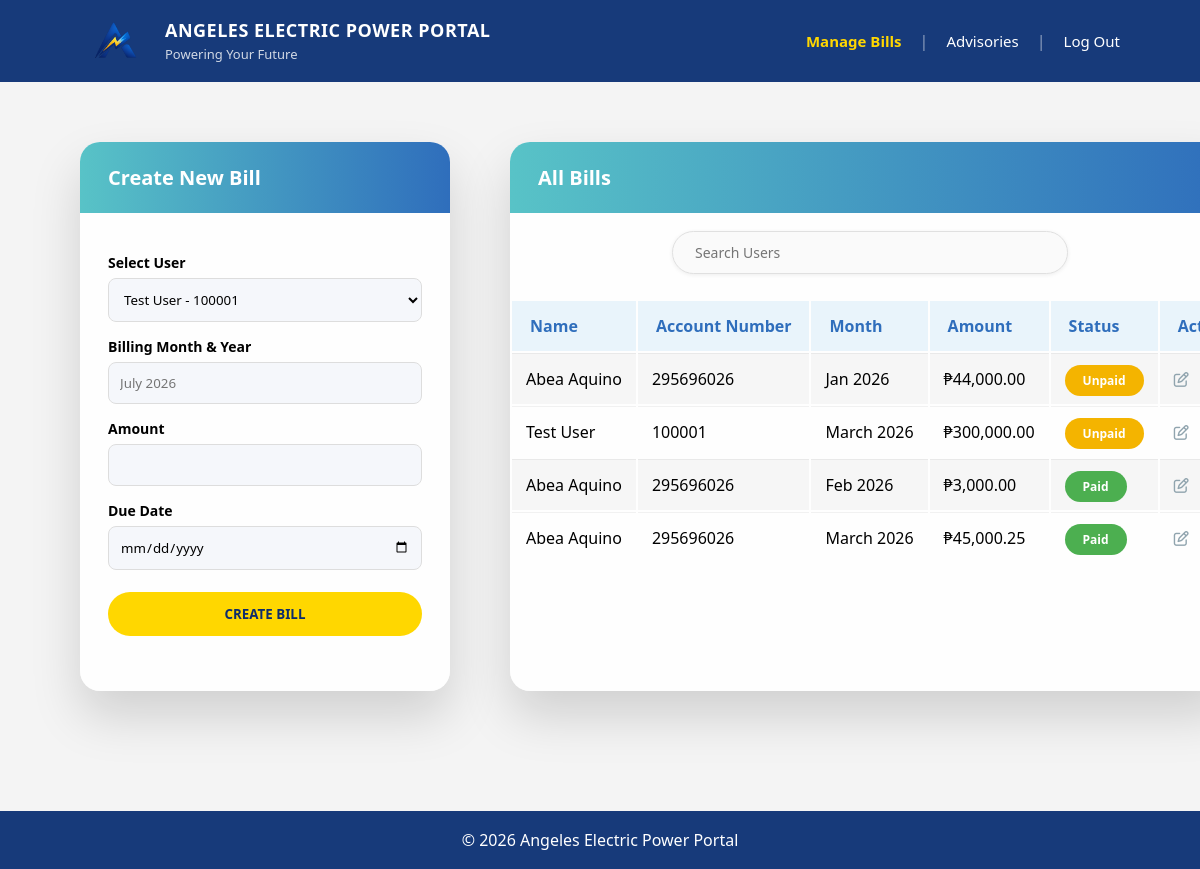
/manage_bills.php (signed in), run on an earlier commit of the app's database.
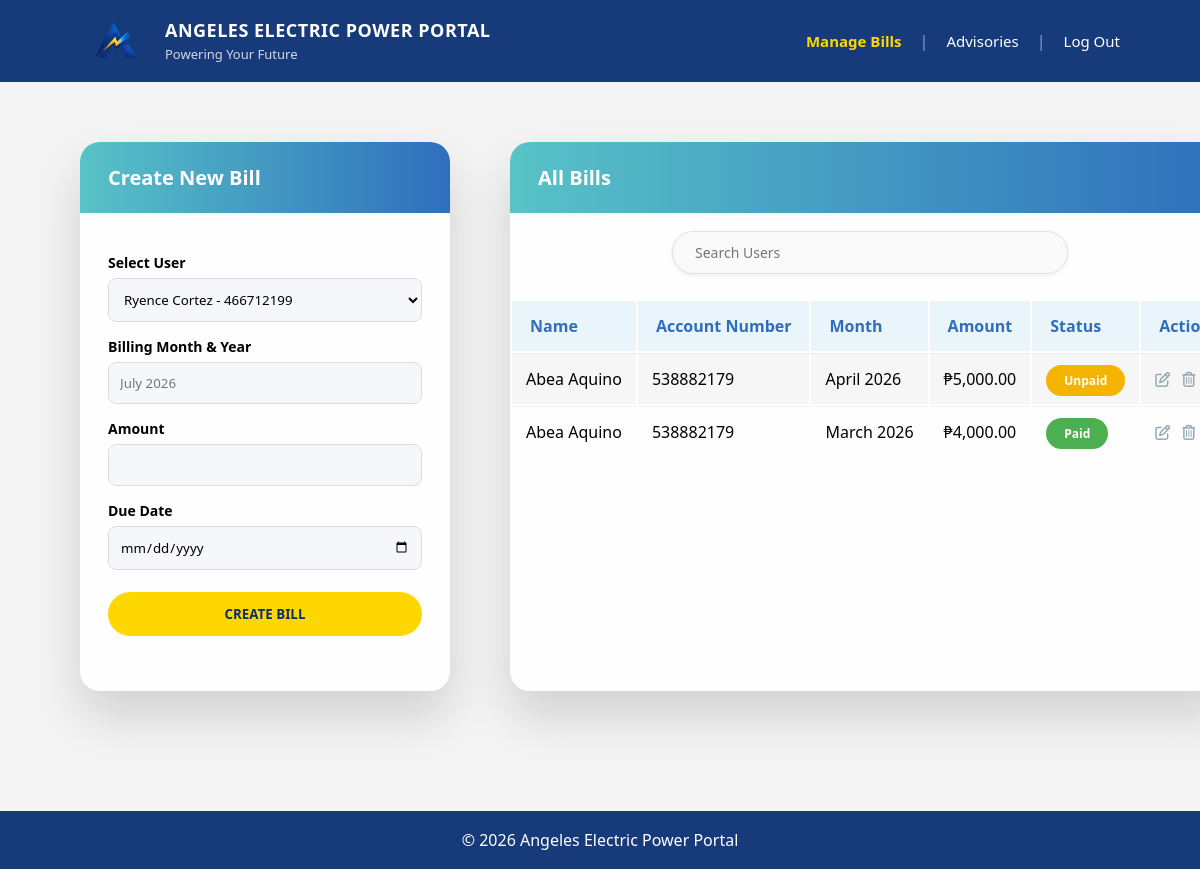
And on a later commit of the database.
### tables this page shows
CREATE TABLE `bills` (
  `id` int(11) NOT NULL,
  `user_id` int(11) NOT NULL,
  `billing_month` varchar(20) DEFAULT NULL,
  `amount` decimal(10,2) DEFAULT NULL,
  `due_date` date DEFAULT NULL,
  `status` enum('Paid','Unpaid') DEFAULT 'Unpaid',
  `created_at` timestamp NOT NULL DEFAULT current_timestamp()
);

CREATE TABLE `users` (
  `id` int(11) NOT NULL,
  `account_number` varchar(20) DEFAULT NULL,
  `name` varchar(100) NOT NULL,
  `email` varchar(100) NOT NULL,
  `password` varchar(255) NOT NULL,
  `dob` date DEFAULT NULL,
  `address` varchar(255) DEFAULT NULL,
  `contact_no` varchar(20) DEFAULT NULL,
  `created_at` timestamp NOT NULL DEFAULT current_timestamp()
);

### manage_bills.php (the view, shortened to what this page needs)
<?php
include 'config/database.php';
$users = $conn->query("
    SELECT id, name, account_number
    FROM users
");
$bills = $conn->query("
    SELECT bills.*, users.name, users.account_number
    FROM bills
    JOIN users ON bills.user_id = users.id
    ORDER BY bills.created_at DESC
");
?>
<!DOCTYPE html>
<html>
<head>
    <link rel="stylesheet" href="assets/style.css">
    <link rel="stylesheet"
          href="https://cdnjs.cloudflare.com/ajax/libs/font-awesome/6.5.0/css/all.min.css">
</head>
<body>
<header class="header">
    <div class="logo-area">
        <img src="assets/logo.png" class="logo">
        <div>
            <h1>ANGELES ELECTRIC POWER PORTAL</h1>
            <span>Powering Your Future</span>
        </div>
    </div>
    <div class="nav-links">
        <a href="manage_bills.php" class="active">Manage Bills</a>
        <span class="divider">|</span>
        <a href="manage_advisories.php">Advisories</a>
        <span class="divider">|</span>
        <a href="logout.php">Log Out</a>
    </div>
</header>
<div class="dashboard-wrapper">
    <div class="manage-container">
        <div class="manage-left">
            <h2>Create New Bill</h2>
            <form method="POST">
                <label>Select User</label>
                <select name="user_id" required>
                    <?php while ($user = $users->fetch_assoc()) { ?>
                        <option value="<?php echo $user['id']; ?>">
                            <?php echo $user['name']; ?> - <?php echo $user['account_number']; ?>
                        </option>
                    <?php } ?>
                </select>
                <label>Billing Month & Year</label>
                <input type="text" name="billing_month" placeholder="July 2026" required>
                <label>Amount</label>
                <input type="number" step="0.01" name="amount" required>
                <label>Due Date</label>
                <input type="date" name="due_date" required>
                <button type="submit"
                        name="create_bill"
                        class="btn-confirm">
                    CREATE BILL
                </button>
            </form>
        </div>
        <div class="manage-right">
            <h2>All Bills</h2>
            <div style="display:flex; justify-content:center; margin-top:18px; margin-bottom:18px;">
                <input
                    type="text"
                    id="searchBills"
                    placeholder="Search Users"
                    onkeyup="filterBills()"
                    style="
                        width: 55%;
                        padding: 11px 22px;
                        border: 1px solid #e0e0e0;
                        border-radius: 999px;
                        font-size: 14px;
                        color: #555;
                        background: #fafafa;
                        outline: none;
                        box-sizing: border-box;
                        box-shadow: 0 1px 4px rgba(0,0,0,0.07);
                    "
                >
            </div>
            <table class="bill-table">
                <tr>
                    <th>Name</th>
                    <th>Account Number</th>
                    <th>Month</th>
                    <th>Amount</th>
                    <th>Status</th>
                    <th>Action</th>
                </tr>
                <?php while ($row = $bills->fetch_assoc()) { ?>
                    <tr>
                        <td><?php echo $row['name']; ?></td>
                        <td><?php echo $row['account_number']; ?></td>
                        <td>
                            <?php echo $row['billing_month']; ?>
                        </td>
                        <td>
                            ₱<?php echo number_format($row['amount'], 2); ?>
                        </td>
                        <td>
                            <?php if ($row['status'] == 'Paid') { ?>
                                <span class="status-paid">Paid</span>
                            <?php } else { ?>
                                <span class="status-unpaid">Unpaid</span>
                            <?php } ?>
                        </td>
                        <td>
                            <a href="edit_bill.php?id=<?php echo $row['id']; ?>"
                               title="Edit Bill"
                               style="color:#90a4ae; margin-right:8px; font-size:15px; text-decoration:none; transition:color 0.2s;"
                               onmouseover="this.style.color='#1e5fa8'"
                               onmouseout="this.style.color='#90a4ae'">
                                <i class="fa-regular fa-pen-to-square"></i>
                            </a>
                            <a href="delete_bill.php?id=<?php echo $row['id']; ?>"
                               onclick="return confirm('Delete this bill?')"
                               title="Delete Bill"
                               style="color:#90a4ae; font-size:15px; text-decoration:none; transition:color 0.2s;"
                               onmouseover="this.style.color='#e53935'"
                               onmouseout="this.style.color='#90a4ae'">
                                <i class="fa-regular fa-trash-can"></i>
                            </a>
                        </td>
                    </tr>
                <?php } ?>
            </table>
        </div>
    </div>
</div>
<?php include 'includes/footer.php'; ?>
</body>
</html>

### includes/footer.php
<footer class="footer">
    © 2026 Angeles Electric Power Portal
</footer>

### assets/style.css (style rules this page uses)
* { margin:0; padding:0; box-sizing:border-box; font-family:'Segoe UI', sans-serif; }
html { height:100%; }
body { min-height:100vh; display:flex; flex-direction:column; background:#f4f4f4; }
.header { background:#173a7a; display:flex; justify-content:space-between; align-items:center; padding:18px 80px; color:white; }
.logo-area { display:flex; align-items:center; gap:15px; }
.logo { width:70px; }
.logo-area h1 { font-size:18px; font-weight:700; letter-spacing:0.5px; }
.logo-area span { font-size:13px; opacity:0.8; }
.nav-links { display:flex; align-items:center; gap:18px; }
.nav-links a { color:#ffffff !important; text-decoration:none; font-size:15px; font-weight:500; transition:0.3s; }
.nav-links a.active { color:#ffd700 !important; font-weight:600; }
.divider { color:#ffffff; opacity:0.5; }
.footer { background:#173a7a; color:white; text-align:center; padding:18px; margin-top:auto; }
.btn-confirm { display:inline-block; background:#ffd700; color:#0d2c6c; padding:12px 26px; border:none; border-radius:8px; font-weight:700; text-decoration:none; cursor:pointer; transition:0.25s; }
.dashboard-wrapper { padding: 60px 80px 100px 80px; display:flex; justify-content:center; padding:80px 20px; }
.dashboard-wrapper { padding: 60px 80px 120px 80px; }
.manage-container { display: flex; gap: 60px; max-width: 1350px; margin: 0 auto; }
.manage-left, .manage-right { background: rgba(255, 255, 255, 0.85); backdrop-filter: blur(6px); border-radius: 20px; box-shadow: 0 25px 50px rgba(0, 0, 0, 0.15); overflow: hidden; }
.manage-left { flex: 0 0 370px; padding-bottom: 30px; }
.manage-right { flex: 1.2; min-width: 720px; }
.manage-left h2, .manage-right h2 { margin: 0; padding: 22px 28px; background: linear-gradient(to right, #58c3c7, #2f6ebc); color: white; font-size: 20px; }
.manage-left form { padding: 25px 28px; }
.manage-left label { display: block; margin-top: 15px; font-weight: 600; font-size: 14px; }
.manage-left input, .manage-left select { width: 100%; padding: 11px; margin-top: 6px; border-radius: 8px; border: 1px solid #ddd; background: #f5f7fb; }
.manage-left button { margin-top: 22px; width: 100%; padding: 13px; background: #ffd700; border: none; border-radius: 25px; font-weight: 700; cursor: pointer; transition: 0.2s; }
.manage-right table { width: calc(100% - 50px); margin: 25px auto; }
.manage-right th { background: #e9f4fb; color: #2f6ebc; font-weight: 600; padding: 14px 18px; text-align: left; }
.manage-right td { padding: 14px; border-top: 1px solid rgba(0, 0, 0, 0.05); }
.manage-right tr:nth-child(even) { background: rgba(0, 0, 0, 0.03); }
.manage-right th, .manage-right td { white-space: nowrap; }
.status-paid { background: #4CAF50; color: white; padding: 6px 16px; border-radius: 20px; font-size: 12px; font-weight: 600; }
.status-unpaid { background: #f4b400; color: white; padding: 6px 16px; border-radius: 20px; font-size: 12px; font-weight: 600; }
.status-paid, .status-unpaid { padding: 7px 18px; border-radius: 30px; font-size: 12px; font-weight: 600; }

What changed in the data, as far as the page shows it:
removed bills: user.name "Abea Aquino", user.account_number "295696026", billing_month "Jan 2026", amount "44,000.00", status "Unpaid"
removed bills: user.name "Test User", user.account_number "100001", billing_month "March 2026", amount "300,000.00", status "Unpaid"
removed bills: user.name "Abea Aquino", user.account_number "295696026", billing_month "Feb 2026", amount "3,000.00", status "Paid"
removed bills: user.name "Abea Aquino", user.account_number "295696026", billing_month "March 2026", amount "45,000.25", status "Paid"
added bills: user.name "Abea Aquino", user.account_number "538882179", billing_month "April 2026", amount "5,000.00", status "Unpaid"
added bills: user.name "Abea Aquino", user.account_number "538882179", billing_month "March 2026", amount "4,000.00", status "Paid"
Also different on the page:
form field user_id: "Test User - 100001" → "Ryence Cortez - 466712199"
